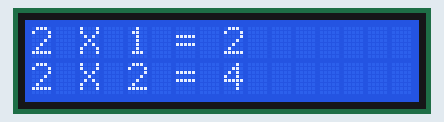
A program run on a simulated Raspberry Pi (BCM pin numbers). Shown: 16×2 character LCD.

Above: at 0.1 s.
At 4.8 s:
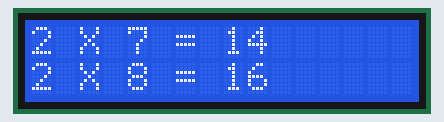
At 9.5 s:
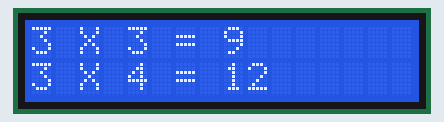
At 18.8 s:
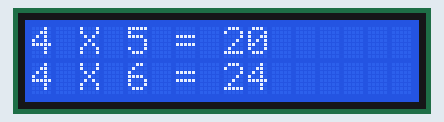
At 28.1 s:
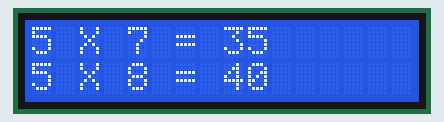
At 37.4 s:
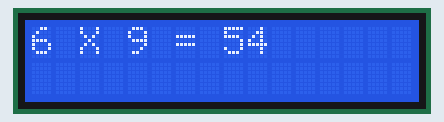

The program:

lcd_gugudan.py
```python
from RPLCD.i2c import CharLCD
import time

lcd = CharLCD(
	i2c_expander='PCF8574',
	address=0x27,
	port=1,
	cols=16,	# 한 라인에 16글자
	rows=2,		# 2행
	charmap='A00'	# 기본 설정
)

try:
	for dan in range(2, 10):
		for i in range(1, 10, 2):
			lcd.clear()

			# 첫 줄
			line1 = f"{dan} X {i} = {dan * i}"
			lcd.write_string(line1.ljust(16))	# 문자열 쓰기

			# 둘째 줄
			if i + 1 < 10:
				lcd.crlf()
				line2 = f"{dan} X {i + 1} = {dan * (i + 1)}"
				lcd.write_string(line2.ljust(16))

			time.sleep(1.5)

finally:
	lcd.clear()
	lcd.close(clear=True)
```

Measured:
- what the display in image 1 shows lasts 1.5 s, from 4.8 s to 6.3 s
